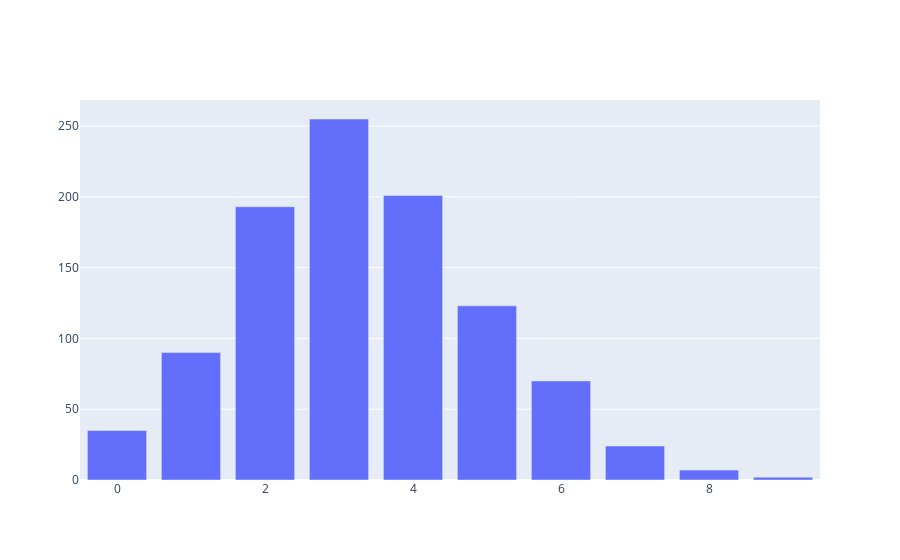

Source (notebook cell):
### Code cell
results = pd.Series([np.sum(throw_dice(20) == 4) for _ in range(1000)])
fig = pg.Figure([pg.Bar(x=results.value_counts().keys(),
                        y=results.value_counts().values)])
fig.show()

### Figure 1 — Plotly figure (JSON) as saved in the notebook; plotly's stock layout.template omitted (floating-point values rounded to 4 significant figures)
{"data": [{"type": "bar", "x": [3, 4, 2, 5, 1, 6, 0, 7, 8, 9], "y": [255, 201, 193, 123, 90, 70, 35, 24, 7, 2]}], "layout": {}}
